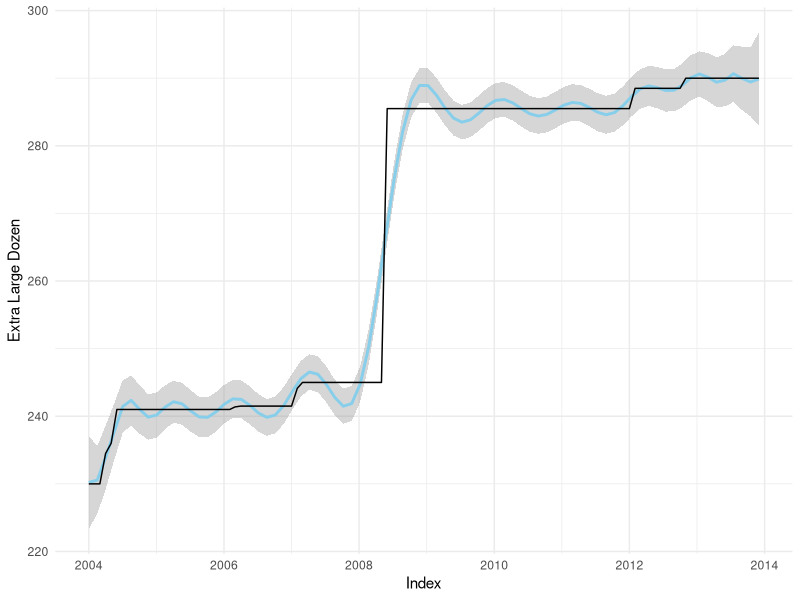
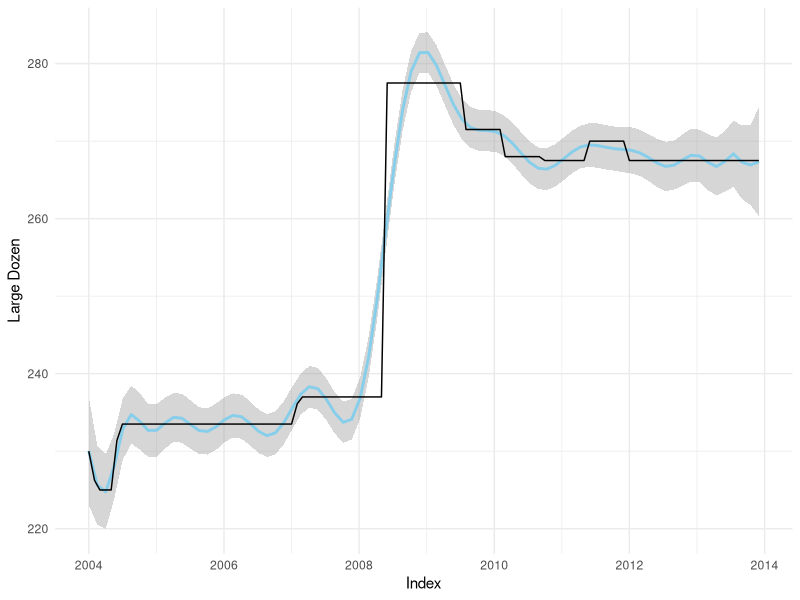
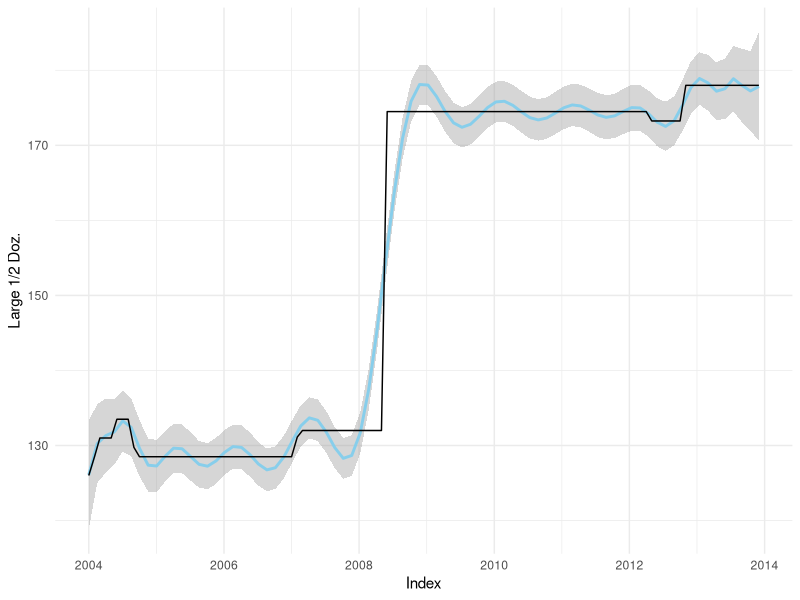
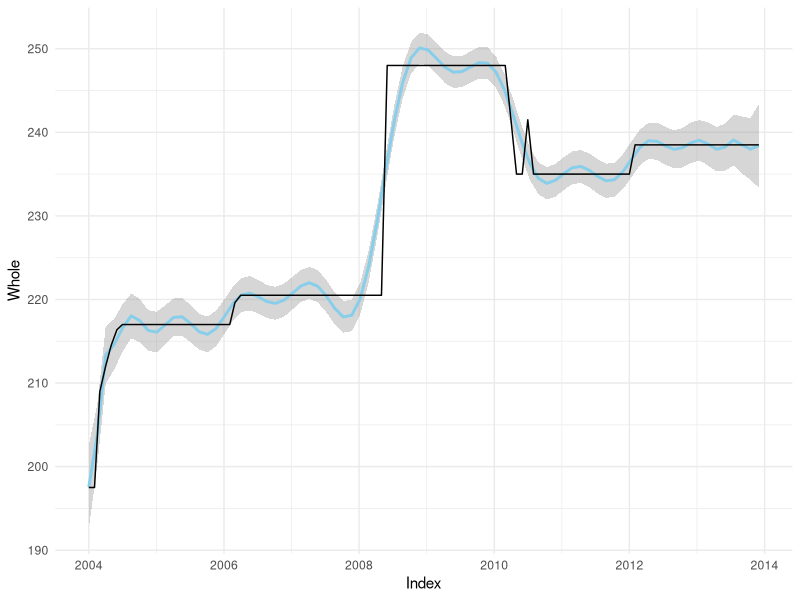
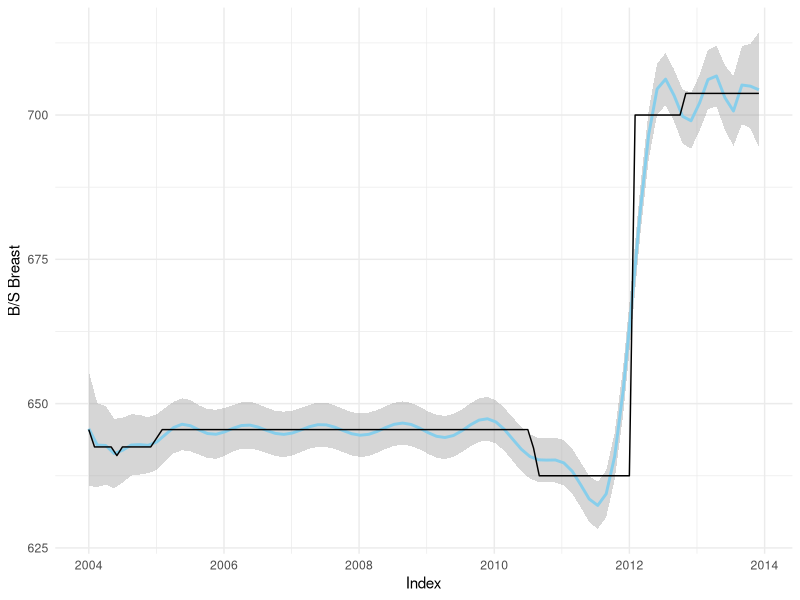
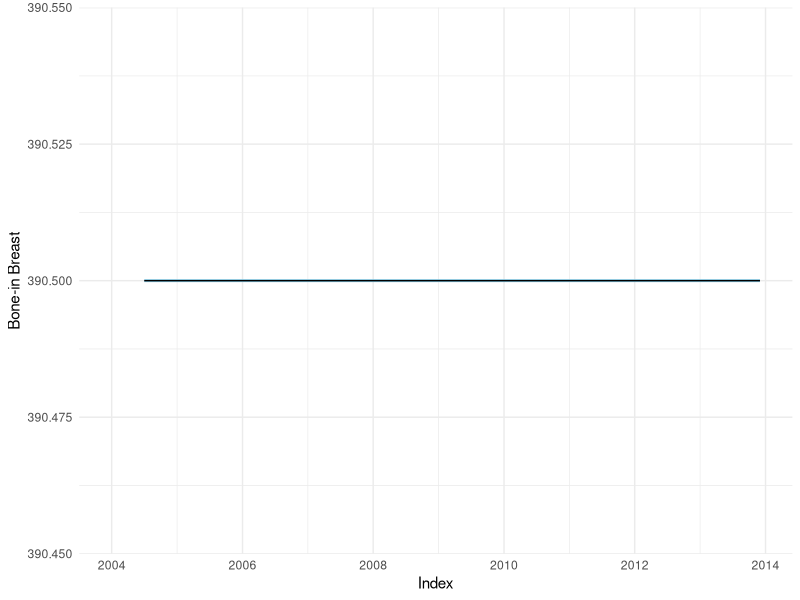
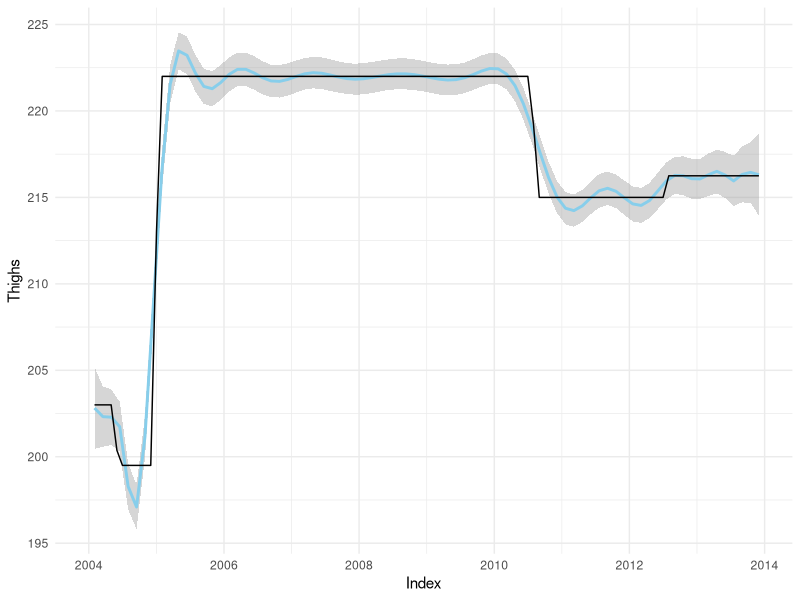

These figures' R source, in order:
## ---- chunk 1
knitr::opts_chunk$set(echo = FALSE)
## ---- chunk 2
library(tidyverse)
## ---- chunk 3
df <- read.csv("data wrangling/organiceggpoultry_filtered.csv")
names(df) <- c('Months', 'Year', 'Extra Large Dozen', 'Extra Large 1/2 Doz. 1/2 Dozen', 'Large Dozen', 'Large 1/2 Doz.', 'Whole', 'B/S Breast', 'Bone-in Breast', 'Whole Legs', 'Thighs', 'Index')
df <- df[,c('Index','Months', 'Year', 'Extra Large Dozen', 'Extra Large 1/2 Doz. 1/2 Dozen', 'Large Dozen', 'Large 1/2 Doz.', 'Whole', 'B/S Breast', 'Bone-in Breast', 'Whole Legs', 'Thighs')]
df$Index <- seq.Date(as.Date("2004-01-01"), length = 120, by = "1 month")
## ---- chunk 4
ggplot(data = df) + stat_smooth(aes(x = Index, y = `Extra Large Dozen`), method = "lm", formula = y ~ poly(x, 25), se = TRUE, color = 'sky blue') + geom_line(aes(x = Index, y = `Extra Large Dozen`)) + theme_minimal()
## ---- chunk 5
ggplot(data = df) + stat_smooth(aes(x = Index, y = `Large Dozen`), method = "lm", formula = y ~ poly(x, 25), se = TRUE, color = 'sky blue') + geom_line(aes(x = Index, y = `Large Dozen`)) + theme_minimal()
## ---- chunk 6
ggplot(data = df) + stat_smooth(aes(x = Index, y = `Large 1/2 Doz.`), method = "lm", formula = y ~ poly(x, 25), se = TRUE, color = 'sky blue') + geom_line(aes(x = Index, y = `Large 1/2 Doz.`)) + theme_minimal()
## ---- chunk 7
ggplot(data = df) + stat_smooth(aes(x = Index, y = `Whole`), method = "lm", formula = y ~ poly(x, 25), se = TRUE, color = 'sky blue') + geom_line(aes(x = Index, y = `Whole`)) + theme_minimal()
## ---- chunk 8
ggplot(data = df) + stat_smooth(aes(x = Index, y = `B/S Breast`), method = "lm", formula = y ~ poly(x, 25), se = TRUE, color = 'sky blue') + geom_line(aes(x = Index, y = `B/S Breast`)) + theme_minimal()
## ---- chunk 9
ggplot(data = df) + stat_smooth(aes(x = Index, y = `Bone-in Breast`), method = "lm", formula = y ~ poly(x, 25), se = TRUE, color = 'sky blue') + geom_line(aes(x = Index, y = `Bone-in Breast`)) + theme_minimal()
## ---- chunk 10
ggplot(data = df) + stat_smooth(aes(x = Index, y = `Thighs`), method = "lm", formula = y ~ poly(x, 25), se = TRUE, color = 'sky blue') + geom_line(aes(x = Index, y = `Thighs`)) + theme_minimal()
